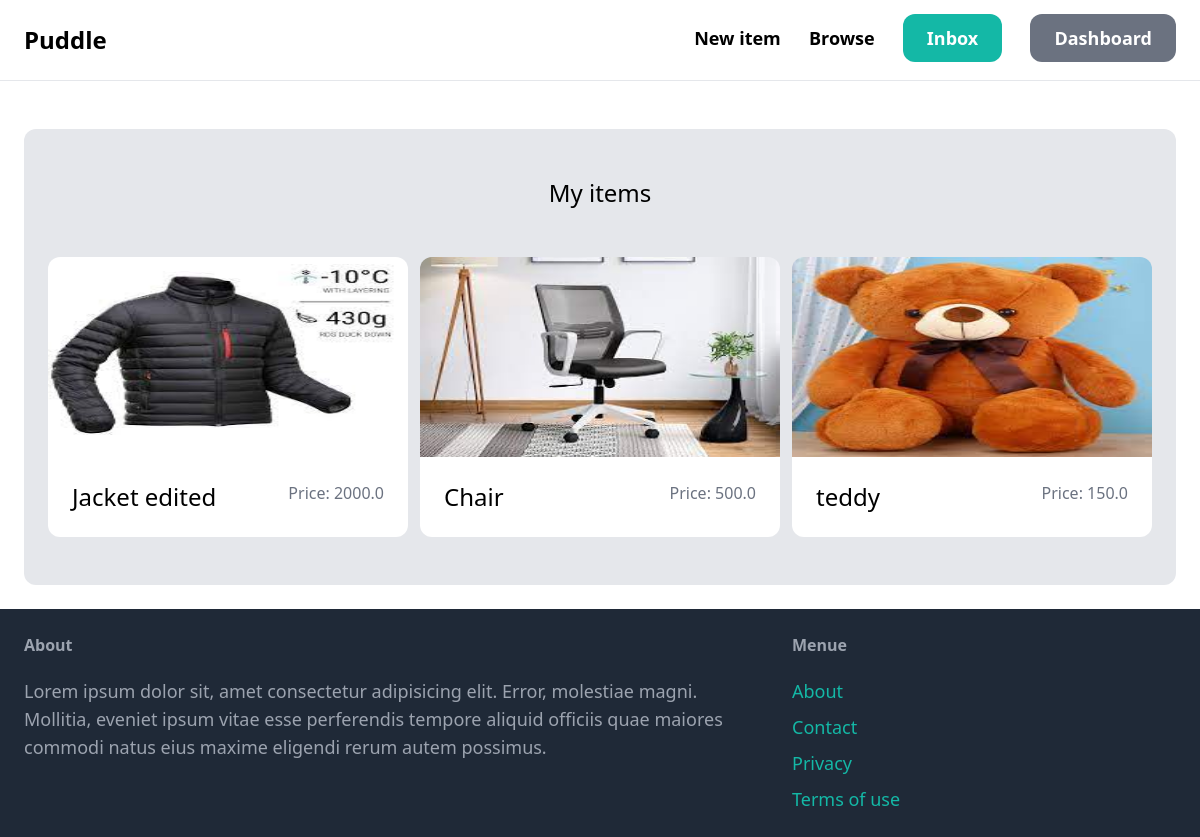
Before: /dashboard/ (signed in) with the older database file.
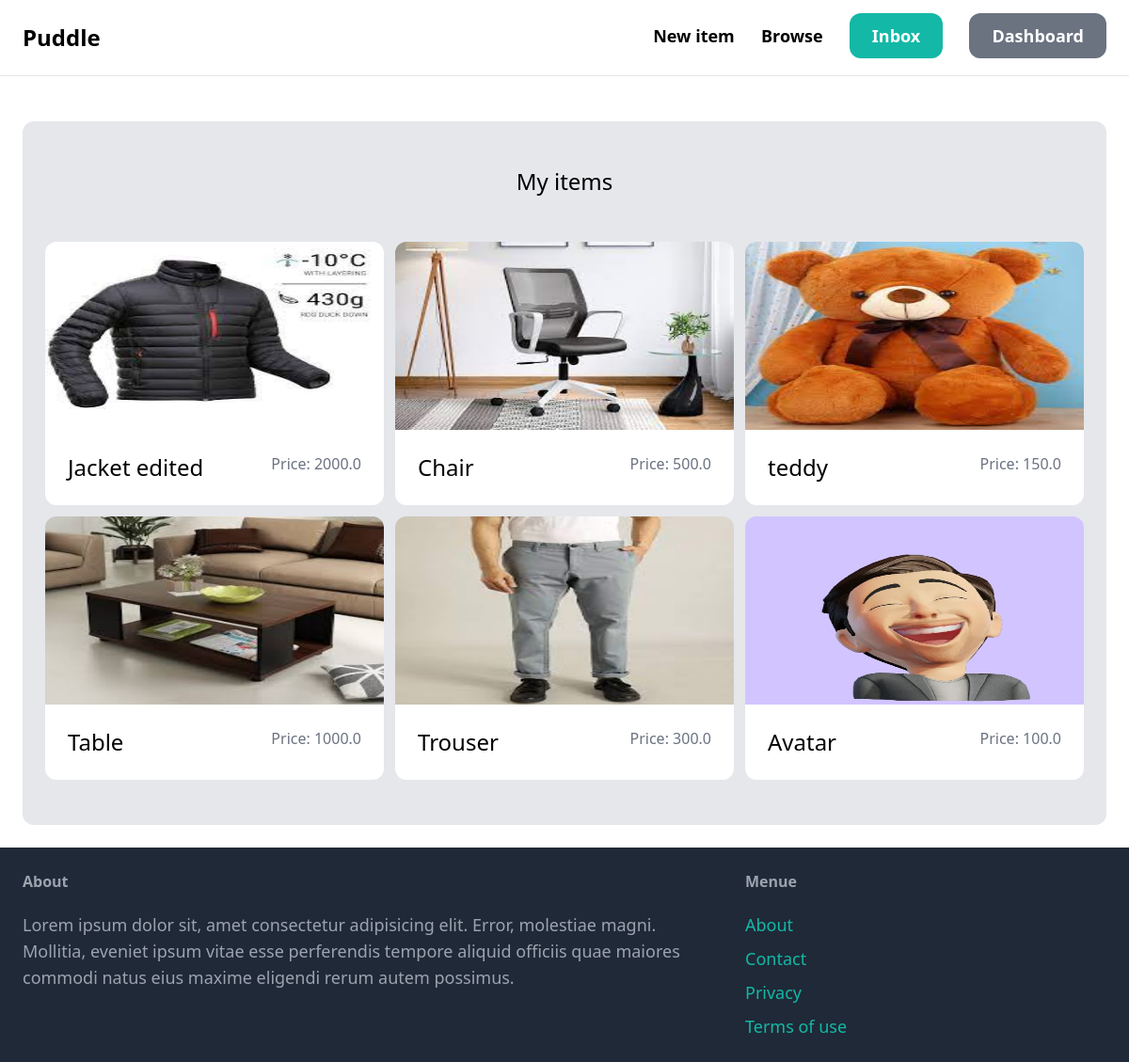
After: the same page with the newer database file.
### item/models.py (models this page shows, shortened)
class Item(models.Model):
    category = models.ForeignKey(Category, related_name='items', on_delete=models.CASCADE)
    name = models.CharField(max_length=255)
    description = models.TextField(blank=True, null=True)
    price = models.FloatField()
    image = models.ImageField(upload_to='item_images', blank=True, null=True)
    is_sold = models.BooleanField(default=False)
    created_by = models.ForeignKey(User, related_name='items', on_delete=models.CASCADE)
    created_at = models.DateTimeField(auto_now_add=True)

### dashboard/views.py (the view)
# urls.py: path('', views.index, name='index'),
@login_required
def index(request):
    items = Item.objects.filter(created_by=request.user)
    return render(request,'dashboard/index.html', {
        'items': items,
    })

### dashboard/templates/dashboard/index.html (shortened to what this page needs)
{% extends 'core/base.html'%}
{% block content %}
    <div class="mt-6 px-6 py-12 bg-gray-200 rounded-xl ">
        <h2 class="mb-12 text-2xl text-center">
            My items
        </h2>
        <div class="grid grid-cols-3 gap-3 ">
            {% for item in items %}
                <div>
                    <a href=" {% url 'item:detail' item.id %} ">
                        <div class="flex justify-center">
                            <img src="{{ item.image.url }}" class="rounded-t-xl h-[200px] w-full ">
                        </div>
                        <div class="p-6 bg-white rounded-b-xl flex justify-between">
                            <h2 class="text-2xl ">{{ item.name }}</h2>
                            <p class="text-gray-500">Price: {{ item.price }}</p>
                        </div>
                    </a>
                </div>
            {% endfor %}
        </div>
    </div>
{% endblock %}

Changed rows visible on the page:
added Item: image (picture), name "Table", price "1000.0"
added Item: image (picture), name "Trouser", price "300.0"
added Item: image (placeholder picture), name "Avatar", price "100.0"
